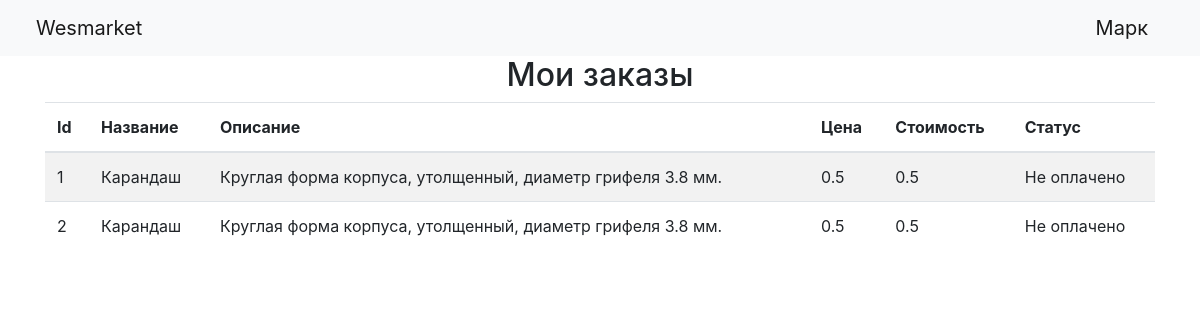
Screenshot of /orders (signed in) with the database file from the repository.
### data/users.py (models this page shows, shortened)
class User(SqlAlchemyBase, UserMixin, SerializerMixin):
    __tablename__ = 'user'
    id = sqlalchemy.Column(sqlalchemy.Integer,
                           primary_key=True, autoincrement=True)
    surname = sqlalchemy.Column(sqlalchemy.String, nullable=True)
    name = sqlalchemy.Column(sqlalchemy.String, nullable=True)
    age = sqlalchemy.Column(sqlalchemy.Integer, nullable=True)
    address = sqlalchemy.Column(sqlalchemy.String, nullable=True)
    email = sqlalchemy.Column(sqlalchemy.String, unique=True, nullable=True, index=True)
    moder = sqlalchemy.Column(sqlalchemy.Boolean, nullable=True, default=0)
    hashed_password = sqlalchemy.Column(sqlalchemy.String, nullable=True, index=True)
    orders = orm.relation("Orders", back_populates='user')

### data/orders.py (models this page shows, shortened)
class Orders(SqlAlchemyBase, SerializerMixin):
    __tablename__ = 'order'
    id = sqlalchemy.Column(sqlalchemy.Integer, primary_key=True, autoincrement=True)
    buy = sqlalchemy.Column(sqlalchemy.Integer, sqlalchemy.ForeignKey("item.id"), index=True)
    buyer = sqlalchemy.Column(sqlalchemy.Integer, sqlalchemy.ForeignKey("user.id"), index=True)
    quantity = sqlalchemy.Column(sqlalchemy.Integer, nullable=True, default=1)
    condition = sqlalchemy.Column(sqlalchemy.String, nullable=True, default='Не оплачено')
    paid_for = sqlalchemy.Column(sqlalchemy.Boolean, nullable=True, default=0)
    user = orm.relation('User', back_populates='orders')
    item = orm.relation('Item')

### data/items.py (models this page shows, shortened)
class Item(SqlAlchemyBase, SerializerMixin):
    __tablename__ = 'item'
    id = sqlalchemy.Column(sqlalchemy.Integer, primary_key=True, autoincrement=True)
    name = sqlalchemy.Column(sqlalchemy.String, nullable=True)
    description = sqlalchemy.Column(sqlalchemy.String, nullable=True)
    price = sqlalchemy.Column(sqlalchemy.Float, nullable=True)
    img = sqlalchemy.Column(sqlalchemy.String, nullable=True)
    quantity = sqlalchemy.Column(sqlalchemy.Integer, nullable=True)

### main.py (the view)
@app.route('/orders', methods=['GET'])
@login_required
def view_orders():
    a = list(current_user.orders)
    return render_template('view_orders.html', title='Заказы', item_list=a)

### main.py (called while the page is built)
@login_manager.user_loader
def load_user(user_id):
    return db_sess.query(User).get(user_id)

### templates/view_orders.html
{% extends "base.html" %}
{% block content %}
<h2 align="center">Мои заказы</h2>
{% if item_list %}
        <table class="table table-striped">
                <thead class="thead-inverse">
                        <tr><th>Id</th><th>Название</th><th>Описание</th><th>Цена</th><th>Стоимость</th><th>Статус</th></tr>
                </thead>
                {% for item in item_list %}
        <tr><td>{{ item.id }}</td><td>{{ item.item.name }}</td><td>{{ item.item.description }}</td><td>{{ item.item.price }}</td><td>{{ item.item.price * item.quantity }}</td>
            <td>{{ item.condition }}</td>
        </tr>
                {% endfor %}
        </table>
{% endif %}
{% endblock %}

### templates/base.html (shortened to what this page needs)
<!doctype html>
<html lang="en">
<head>
    <link rel="stylesheet"
          href="https://stackpath.bootstrapcdn.com/bootstrap/4.4.1/css/bootstrap.min.css"
>
</head>
<body>
<header>
    <nav class="navbar navbar-light bg-light">
        <a class="navbar-brand" href="/">&#12288Wesmarket</a>
        {% if current_user.is_authenticated %}
            <div class="dropdown">
                <a class="navbar-brand" type="button" id="dropdownMenuButton1" data-bs-toggle="dropdown" aria-expanded="false">
                    {{ current_user.name }}&#12288
                </a>
            </div>
    {% else %}
    <p>
        <a class="btn btn-primary " href="/register">Зарегистрироваться</a>
        <a class="btn btn-success" href="/login">Войти</a>
    </p>
    {% endif %}
    </nav>
</header>
<main role="main" class="container">
    {% block content %}
    {% endblock %}
</main>
</body>
</html>

### rows the page displays
User: name "Марк"
Orders: id "1", item.name "Карандаш", item.description "Круглая форма корпуса, утолщенный, диаметр грифеля 3.8 мм.", item.price "0.5", item.item.price*item.quantity "0.5", condition "Не оплачено"
Orders: id "2", item.name "Карандаш", item.description "Круглая форма корпуса, утолщенный, диаметр грифеля 3.8 мм.", item.price "0.5", item.item.price*item.quantity "0.5", condition "Не оплачено"
